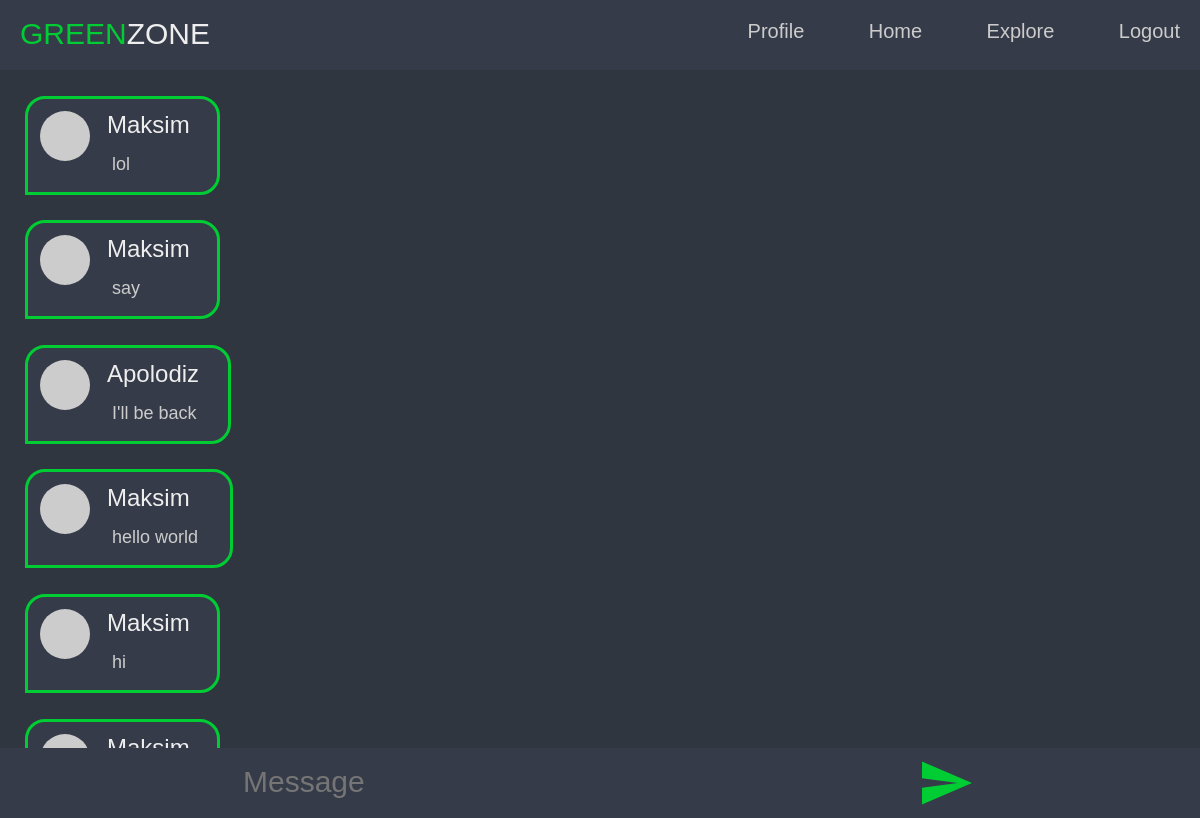
The app's page /index (signed in) with its own data.
### app/models.py (models this page shows, shortened)
class Post(db.Model):
    id = db.Column(db.Integer, primary_key=True)
    body = db.Column(db.String(140))
    timestamp = db.Column(db.DateTime, index=True, default=datetime.utcnow)
    user_id = db.Column(db.Integer, db.ForeignKey('user.id'))

class User(UserMixin, db.Model):
    id = db.Column(db.Integer, primary_key=True)
    username = db.Column(db.String(64), index=True, unique=True)
    email = db.Column(db.String(120), index=True, unique=True)
    password_hash = db.Column(db.String(128))
    posts = db.relationship('Post', backref='author', lazy='dynamic')
    about_me = db.Column(db.String(140))
    last_seen = db.Column(db.DateTime, default=datetime.utcnow)
    followed = db.relationship(
        'User', secondary=followers,
        primaryjoin=(followers.c.follower_id == id),
        secondaryjoin=(followers.c.followed_id == id),
        backref=db.backref('followers', lazy='dynamic'), lazy='dynamic')
    def followed_posts(self):
        followed = Post.query.join(
            followers, (followers.c.followed_id == Post.user_id)).filter(
                followers.c.follower_id == self.id)
        own = Post.query.filter_by(user_id=self.id)
        return followed.union(own).order_by(Post.timestamp.desc())
    def avatar(self, size):
        digest = md5(self.email.lower().encode('utf-8')).hexdigest()
        return 'https://www.gravatar.com/avatar/{}?d=identicon&s={}'.format(digest, size)

### app/routes.py (the view)
@app.route('/', methods=['GET', 'POST'])
@app.route('/index', methods=['GET', 'POST'])
@login_required
def index():
    form = PostForm()
    if form.validate_on_submit():
        post = Post(body=form.post.data, author=current_user)
        db.session.add(post)
        db.session.commit()
        flash('Your post is now live!')
        return redirect(url_for('index'))
    page = request.args.get('page', 1, type=int)
    posts = current_user.followed_posts().paginate(
        page, app.config['POSTS_PER_PAGE'], False)
    next_url = url_for('index', page=posts.next_num) \
       if posts.has_next else None
    prev_url = url_for('index', page=posts.prev_num) \
       if posts.has_prev else None
    return render_template('index.html', title='Home', form=form,
                           posts=posts.items, next_url=next_url,
                           prev_url=prev_url)
    posts = current_user.followed_posts().all()
    return render_template("index.html", title='Home Page', form=form,posts=posts)

### app/forms.py
class PostForm(FlaskForm):
    post = TextAreaField('Say something', validators=[
        DataRequired(), Length(min=1, max=140)])
    submit = SubmitField('Submit')

### app/models.py (called while the page is built)
@login.user_loader
def load_user(id):
    return User.query.get(int(id))

### app/routes.py (called while the page is built)
@app.before_request
def before_request():
    if current_user.is_authenticated:
        current_user.last_seen = datetime.utcnow()
        db.session.commit()

### app/Templates/index.html (shortened to what this page needs)
﻿<html>
    <head>
    </head>
    <body>
        {% extends 'layout.html' %}
        {% block content %}
        <nav>
            <div class="logo">
                <p><span>GREEN</span>ZONE</p>
            </div>
            <ul>
                <li><a href="{{ url_for('user', username=current_user.username) }}">Profile</a></li>
                <li><a href="{{ url_for('index') }}">Home</a></li>
                <li><a href="{{ url_for('explore') }}">Explore</a></li>
                <li><a href="{{ url_for('logout') }}">Logout</a></li>
            </ul>
        </nav>
        {% if form %}
        <form action="" method="post" class="wrap">
            <div class="form_field">
                <textarea name="post" placeholder="Message"></textarea>
                <button name="submit">
                    <img src="{{ url_for("static", filename="svg/submit.svg") }}">
                </button>
            </div>
        </form>
        {% endif %}
        <div class="post_field">
            {% for post in posts %}
            {% include '_post.html' %}
            {% endfor %}
        </div>
        {% endblock %}

### app/Templates/_post.html
﻿<table>
    <tr valign="top">
        <td>
            <img class="avatar" src="{{ post.author.avatar(36) }}">
        </td>
        <td class="td1">
            <a href="{{ url_for('user', username=post.author.username) }}">
                {{ post.author.username }}
            </a><br><p>{{ post.body }}</p>
        </td>
    </tr>
</table>

### app/static/css/base.css (style rules this page uses)
* { font-family: 'Poppins', sans-serif; box-sizing: border-box; text-decoration: none; outline: none; border: none; padding: 0; margin: 0; }
body { color: #ccc; height: 100vh; display: flex; font-size: 16px; line-height: 1.6; align-items: center; background: #2f3640; justify-content: center; }
p { cursor: default; font-size: 18px; }
a { color: #ccc }
.avatar { border-radius: 50% }

### app/static/css/index_style.css (style rules this page uses)
.wrap { background: #353b48; position: fixed; padding: 10px; height: 70px; width: 100%; z-index: 1; bottom: 0; left: 0; }
.form_field { position: relative; width: 100%; }
.post_field { position: absolute; top: 0; left: 0; margin: 70px 25px 95px; max-width: 768px; }
.form_field textarea { padding: 7px 60px 7px 15px; overflow: hidden; background: none; font-size: 30px; transition: .3s; height: 50px; resize: none; float: left; width: 100%; color: #ccc; }
.form_field button img { position: absolute; cursor: pointer; height: 50px; width: 50px; right: 0; top: 0; }
@media screen and (min-width:768px) { .wrap { padding: 10px 19%; } }

### app/static/css/post_style.css (style rules this page uses)
table { border-radius: 20px 20px 20px 0; border: 3px solid #0c3; padding: 10px; max-width: 668px; background: #353b48; }
table tr td img { width: 45px; height: 45px; }
table tr td a { margin: 13px 15px; font-size: 24px; color: #eee; }
table tr td p { margin: 15px 20px 5px; font-size: 18px; bottom: 0; }

### app/static/css/menu_style.css (style rules this page uses)
nav { background: #353b48; position: fixed; padding: 10px; height: 70px; width: 100%; z-index: 1; top: 0; left: 0; }
nav ul { float: right; }
nav ul li { display: inline-block; margin: 5px 10px 5px 50px; }
nav ul li a { font-size: 20px; color: #ccc; }
.avatar { float: left; width: 50px; height: 50px; }
.logo { position: absolute; margin: 10px 0; left: 20px; top: 0; }
.logo p { user-select: none; font-size: 30px; color: #eee; }
.logo p span { color: #0c3; }

### records on screen
Post: author.username "Maksim", body "lol"
Post: author.username "Maksim", body "say"
Post: author.username "Apolodiz", body "I'll be back"
Post: author.username "Maksim", body "hello world"
Post: author.username "Maksim", body "hi"
